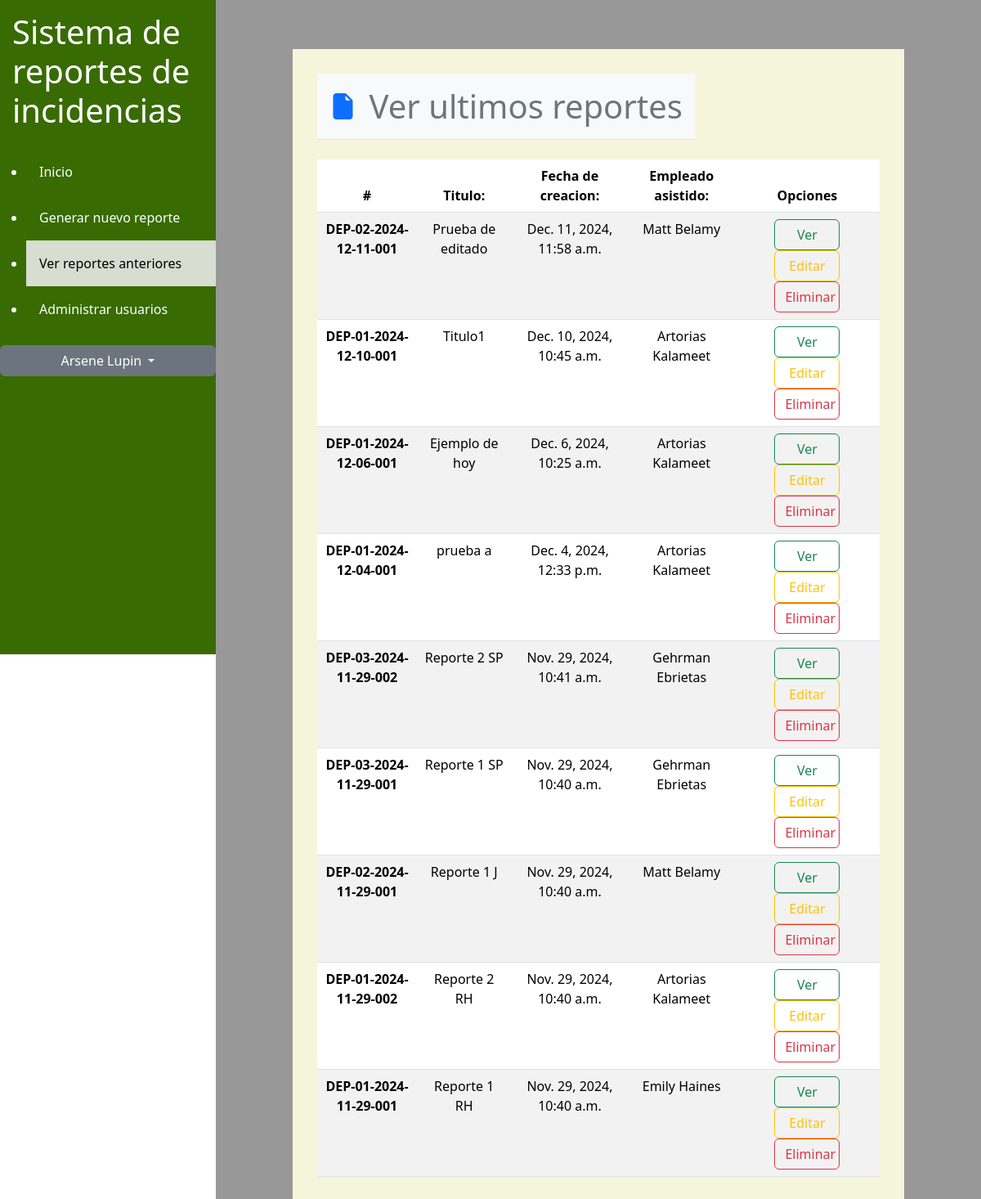
Before: /viewReports/ (signed in) with the older database file.
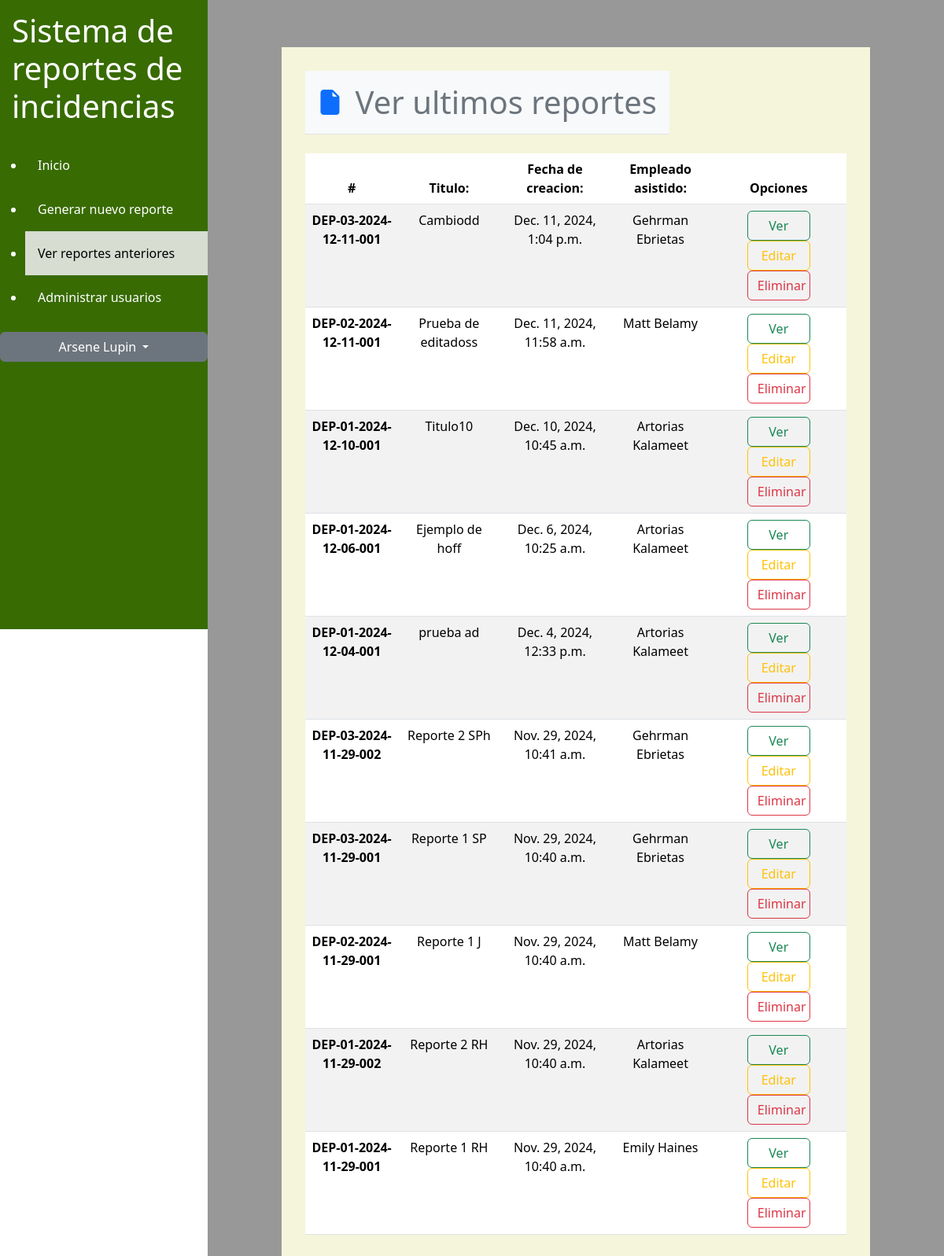
After: the same page with the newer database file.
### appIncidencias/models.py (models this page shows, shortened)
class Tech_support_employee(AbstractBaseUser, PermissionsMixin):
    username = models.CharField(max_length=30, unique=True)
    pile_name = models.CharField(max_length=30)
    sur_name = models.CharField(max_length=30)
    is_active = models.BooleanField(default=True)
    is_admin = models.BooleanField(default=False)
    id = models.CharField(max_length=20, primary_key=True, editable=True)
    objects = TechSupportEmployeeManager()
    USERNAME_FIELD = 'username'
    REQUIRED_FIELDS = ['pile_name', 'sur_name']
    def __str__(self):
        return f"{self.pile_name} {self.sur_name}"

class Report(models.Model):
    title = models.CharField(max_length=50)
    summary = models.TextField()
    creation_date = models.DateTimeField(editable=False, default=datetime.now)
    tec_supp_emp = models.ForeignKey(settings.AUTH_USER_MODEL, on_delete=models.CASCADE)
    non_tec_emp = models.ForeignKey(Non_Tech_employee, on_delete=models.CASCADE)
    resolution_time = models.DurationField(null=True, blank=True, help_text="Duración que tomó resolver la incidencia")
    id = models.CharField(max_length=50, primary_key=True, editable=False)

class Non_Tech_employee(models.Model):
    pile_name = models.CharField(max_length=30)
    sur_name = models.CharField(max_length=30)
    department = models.ForeignKey(Department, on_delete=models.CASCADE)
    id = models.CharField(max_length=20, primary_key=True, editable=False)
    def __str__(self):
        return f"{self.pile_name} {self.sur_name}"

### appIncidencias/views.py (the view, shortened to what this page needs)
# urls.py: path('viewReports/', view_reports, name='viewReports'),
@login_required
def view_reports(request):
    if request.method == 'POST' and 'delete_report_id' in request.POST:
        report_id = request.POST['delete_report_id']
        report = get_object_or_404(Report, id=report_id)
        report.delete()
        return JsonResponse({'success': True})
    reports = Report.objects.all().order_by('-creation_date')[:10]
    context = {
        'reports': reports,
        'departments': Department.objects.all(),
        'employees': Non_Tech_employee.objects.all(),
    }
    return render(request, 'core/viewReports.html', context)

### appIncidencias/models.py (called while the page is built)
    def __str__(self):
        return self.dep_name

### appIncidencias/templates/core/viewReports.html (shortened to what this page needs)
<!DOCTYPE html>
<html lang="es">
<head>
    <link rel="stylesheet" href="https://cdn.jsdelivr.net/npm/bootstrap-icons@1.11.3/font/bootstrap-icons.min.css">
    {% load bootstrap5 %}
    {% bootstrap_css %}
    {% load static %}
</head>
<body>
    <div class="left-menu">
        <h1>Sistema de reportes de incidencias</h1>
        <ul>
            <li><a href="{% url 'home' %}">Inicio</a></li>
            <li><a href="{% url 'addReports' %}">Generar nuevo reporte</a></li>
            <li><a class="active">Ver reportes anteriores</a></li>
            {% if user.is_admin %} <li><a href="{% url 'userManagment' %}">Administrar usuarios</a></li>{% endif %}
        </ul>
        <div class="btn-group dropright" style="width: 100%;">
            <button type="button" id="user-name" class="btn btn-secondary dropdown-toggle" data-bs-toggle="dropdown"
                aria-expanded="false" style="width: 100%;">
                {{ user }}
            </button>
        </div>
    </div>
    <div class="background-container">
        <div class="main-container">
            <div class="bg-light p-3 mb-4 border-bottom" style="display: inline-flex; align-items: center;">
                <i class="bi bi-file-earmark-fill me-3 text-primary" style="font-size: 2rem;"></i>
                <h1 class="m-0 text-secondary">Ver ultimos reportes</h1>
            </div>
            <table class="table table-striped" name="reports">
                <thead>
                    <tr>
                        <th scope="col">#</th>
                        <th scope="col">Titulo:</th>
                        <th scope="col">Fecha de creacion:</th>
                        <th scope="col">Empleado asistido:</th>
                        <th scope="col">Opciones</th>
                    </tr>
                </thead>
                <tbody>
                    {% for x in reports %}
                    <tr>
                        <th scope="row">{{x.id}}</th>
                        <td>{{x.title}}</td>
                        <td>{{x.creation_date}}</td>
                        <td>{{x.non_tec_emp}}</td>
                        <td><button type="button" class="btn btn-outline-success" data-toggle="modal"
                                data-target="#viewReports" data-id="{{ x.id }}" data-title="{{ x.title }}"
                                data-user="{{x.tec_supp_emp}}" data-summary="{{ x.summary }}"
                                data-time="{{ x.resolution_time}}">Ver</button>
                            <button type="button" class="btn btn-outline-warning" id="EditReportBtn" data-toggle="modal"
                                data-target="#editReportsModal" data-id="{{ x.id }}" data-title="{{ x.title }}"
                                data-summary="{{ x.summary }}" data-user="{{ x.tec_supp_emp }}"
                                data-employee="{{x.non_tec_emp.id}}" data-time="{{ x.resolution_time }}">
                                Editar
                            </button>
                            <button type="button" class="btn btn-outline-danger" data-toggle="modal"
                                data-target="#eraseReports" data-id="{{x.id}}">Eliminar</button>
                        </td>
        </div>
        </tr>
        {% endfor %}
</body>
</html>

### appIncidencias/templates/core/viewReports.html (style rules this page uses)
body { display: flex; flex-direction: row; margin: 0; height: 100vh; }
.background-container { background-color: rgb(153, 152, 152); min-height: 100%; width: calc(100% - 33vh); overflow-y: auto; position: absolute; top: 0; left: 33vh; }
.left-menu { position: fixed; height: 100vh; overflow-y: auto; width: 33vh; background-color: rgb(56, 107, 2); color: white; top: 0; left: 0; }
.main-container { background-color: beige; width: 80%; min-height: 60%; height: auto; overflow-y: auto; margin: 60px auto; padding: 30px; position: relative; }
.table th, .table td { text-align: center; }
.table button { width: 80px; }
.left-menu h1 { padding: 15px; }
.left-menu a { display: block; color: white; padding: 16px; text-decoration: none; }
.left-menu a.active { background-color: #ececece2; color: black; }

Changed rows visible on the page:
added Report: id "DEP-03-2024-12-11-001", title "Cambiodd", creation_date "Dec. 11, 2024, 1:04 p.m.", non_tec_emp "Gehrman Ebrietas"
changed Report "DEP-02-2024-12-11-001": title "Prueba de editado" → "Prueba de editadoss"
changed Report "DEP-01-2024-12-10-001": title "Titulo1" → "Titulo10"
changed Report "DEP-01-2024-12-06-001": title "Ejemplo de hoy" → "Ejemplo de hoff"
changed Report "DEP-01-2024-12-04-001": title "prueba a" → "prueba ad"
changed Report "DEP-03-2024-11-29-002": title "Reporte 2 SP" → "Reporte 2 SPh"
